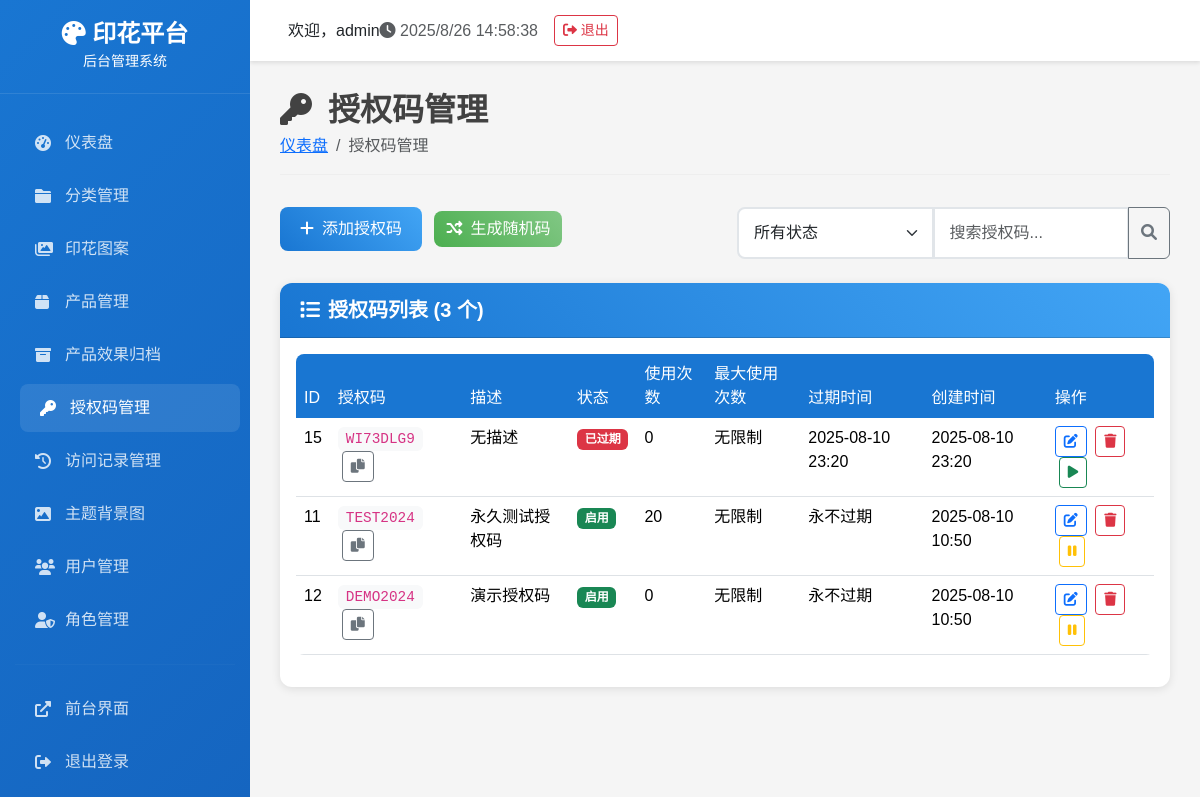
The page /admin/access-codes/ (signed in) on the database as committed earlier.
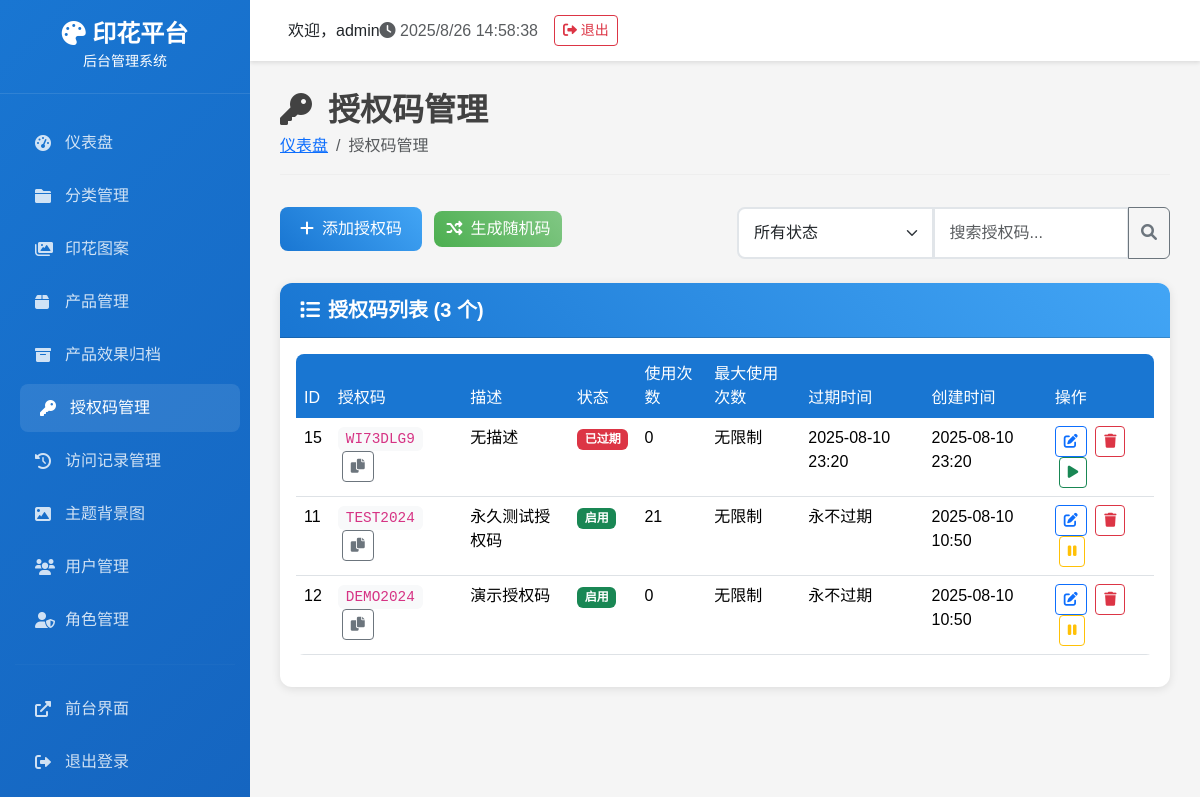
The same page on the database as committed later.
### tables this page shows
CREATE TABLE access_codes (
            id INTEGER PRIMARY KEY AUTOINCREMENT,
            code TEXT NOT NULL UNIQUE,
            description TEXT,
            start_date DATETIME,
            end_date DATETIME,
            is_active BOOLEAN DEFAULT 1,
            created_time DATETIME DEFAULT CURRENT_TIMESTAMP,
            usage_count INTEGER DEFAULT 0
        , expires_at DATETIME, max_uses INTEGER, used_count INTEGER DEFAULT 0);

### routes/admin/admin_access_codes_route.py (the view)
    def decorated_function(*args, **kwargs):
        from flask import session
        if 'admin_user_id' not in session:
            return redirect(url_for('login'))
        return f(*args, **kwargs)

### admin_app.py (called while the page is built)
@app.context_processor
def inject_permissions():
    return {
        'has_menu_permission': PermissionManager.has_menu_permission,
        'has_action_permission': PermissionManager.has_action_permission,
        'get_user_permissions': PermissionManager.get_user_permissions
    }

### backend/database.py (called while the page is built)
def get_db_connection():
    conn = sqlite3.connect(DATABASE_PATH)
    conn.row_factory = sqlite3.Row
    return conn

    @staticmethod
    def execute_query(query: str, params: tuple = ()) -> List[Dict[str, Any]]:
        conn = get_db_connection()
        cursor = conn.cursor()
        cursor.execute(query, params)
        results = [dict(row) for row in cursor.fetchall()]
        conn.close()
        return results

### backend/permissions.py (called while the page is built)
    @staticmethod
    def has_menu_permission(menu_name):
        permissions = PermissionManager.get_user_permissions()
        return permissions.get('menus', {}).get(menu_name, False)

### routes/admin/admin_access_codes_route.py (called while the page is built)
def login_required(f):
    def decorated_function(*args, **kwargs):
        from flask import session
        if 'admin_user_id' not in session:
            return redirect(url_for('login'))
        return f(*args, **kwargs)
    decorated_function.__name__ = f.__name__
    return decorated_function

### templates/admin/access_codes.html (shortened to what this page needs)
{% extends "admin/base.html" %}
{% block content %}
<div class="page-header">
    <h1><i class="fas fa-key me-3"></i>授权码管理</h1>
    <nav aria-label="breadcrumb">
        <ol class="breadcrumb">
            <li class="breadcrumb-item"><a href="{{ url_for('index') }}">仪表盘</a></li>
            <li class="breadcrumb-item active">授权码管理</li>
        </ol>
    </nav>
</div>
<div class="row mb-4">
    <div class="col-md-6">
        <button type="button" class="btn btn-primary" data-bs-toggle="modal" data-bs-target="#addCodeModal">
            <i class="fas fa-plus me-2"></i>添加授权码
        </button>
        <button type="button" class="btn btn-success ms-2" onclick="generateRandomCode()">
            <i class="fas fa-random me-2"></i>生成随机码
        </button>
    </div>
    <div class="col-md-6">
        <div class="input-group">
            <select class="form-select" id="statusFilter">
                <option value="">所有状态</option>
            </select>
            <input type="text" class="form-control" id="searchInput" placeholder="搜索授权码...">
            <button class="btn btn-outline-secondary" type="button">
                <i class="fas fa-search"></i>
            </button>
        </div>
    </div>
</div>
<div class="card">
    <div class="card-header">
        <h5><i class="fas fa-list me-2"></i>授权码列表 ({{ access_codes|length }} 个)</h5>
    </div>
    <div class="card-body">
        {% if access_codes %}
        <div class="table-responsive">
            <table class="table table-hover">
                <thead>
                    <tr>
                        <th>ID</th>
                        <th>授权码</th>
                        <th>描述</th>
                        <th>状态</th>
                        <th>使用次数</th>
                        <th>最大使用次数</th>
                        <th>过期时间</th>
                        <th>创建时间</th>
                        <th>操作</th>
                    </tr>
                </thead>
                <tbody id="codesTable">
                    {% for code in access_codes %}
                    <tr class="code-item" data-code="{{ code.code|lower }}" data-status="{{ code.status }}">
                        <td>{{ code.id }}</td>
                        <td>
                            <code class="bg-light px-2 py-1 rounded">{{ code.code }}</code>
                            <button class="btn btn-sm btn-outline-secondary ms-1" onclick="copyToClipboard('{{ code.code }}')">
                                <i class="fas fa-copy"></i>
                            </button>
                        </td>
                        <td>{{ code.description or '无描述' }}</td>
                        <td>
                            {% if code.status == 'active' %}
                                <span class="badge bg-success">启用</span>
                            {% elif code.status == 'inactive' %}
                                <span class="badge bg-secondary">禁用</span>
                            {% elif code.status == 'expired' %}
                                <span class="badge bg-danger">已过期</span>
                            {% endif %}
                        </td>
                        <td>{{ code.used_count or 0 }}</td>
                        <td>{{ code.max_uses or '无限制' }}</td>
                        <td>
                            {% if code.expires_at %}
                                {{ code.expires_at.strftime('%Y-%m-%d %H:%M') }}
                            {% else %}
                                永不过期
                            {% endif %}
                        </td>
                        <td>
                            {% if code.created_time %}
                                {% if code.created_time is string %}
                                    {{ code.created_time[:16] }}
                                {% else %}
                                    {{ code.created_time.strftime('%Y-%m-%d %H:%M') }}
                                {% endif %}
                            {% else %}
                                未知
                            {% endif %}
                        </td>
                        <td>
                            <button class="btn btn-sm btn-outline-primary" onclick="editCode({{ code.id }})">
                                <i class="fas fa-edit"></i>
                            </button>
                            <button class="btn btn-sm btn-outline-danger ms-1" onclick="deleteCode({{ code.id }})">
                                <i class="fas fa-trash"></i>
                            </button>
                            {% if code.status == 'active' %}
                            <button class="btn btn-sm btn-outline-warning ms-1" onclick="toggleCodeStatus({{ code.id }}, 'inactive')">
                                <i class="fas fa-pause"></i>
                            </button>
                            {% else %}
                            <button class="btn btn-sm btn-outline-success ms-1" onclick="toggleCodeStatus({{ code.id }}, 'active')">
                                <i class="fas fa-play"></i>
                            </button>
                            {% endif %}
                        </td>
                    </tr>
                    {% endfor %}
                </tbody>
            </table>
        </div>
        {% else %}
        <div class="text-center py-5">
            <i class="fas fa-key fa-3x text-muted mb-3"></i>
            <h5 class="text-muted">暂无授权码</h5>
            <p class="text-muted">点击上方"添加授权码"按钮开始创建授权码</p>
        </div>
        {% endif %}
    </div>
</div>
{% endblock %}

### templates/admin/base.html (shortened to what this page needs)
<!DOCTYPE html>
<html lang="zh-CN">
<head>
    <link href="https://cdn.staticfile.net/bootstrap/5.3.2/css/bootstrap.min.css" rel="stylesheet">
    <link href="https://cdnjs.cloudflare.com/ajax/libs/font-awesome/6.0.0/css/all.min.css" rel="stylesheet">
</head>
<body>
    <div class="sidebar">
        <div class="logo">
            <h4><i class="fas fa-palette"></i> 印花平台</h4>
            <small>后台管理系统</small>
        </div>
        <nav class="nav-menu">
            <div class="nav-item">
                <a href="{{ url_for('index') }}" class="nav-link {% if request.endpoint == 'index' %}active{% endif %}">
                    <i class="fas fa-tachometer-alt"></i>
                    <span>仪表盘</span>
                </a>
            </div>
            {% if has_menu_permission('categories') %}
            <div class="nav-item">
                <a href="{{ url_for('admin_categories.categories') }}" class="nav-link {% if request.endpoint == 'admin_categories.categories' %}active{% endif %}">
                    <i class="fas fa-folder"></i>
                    分类管理
                </a>
            </div>
            {% endif %}
            {% if has_menu_permission('patterns') %}
            <div class="nav-item">
                <a href="{{ url_for('admin_patterns.patterns') }}" class="nav-link {% if request.endpoint == 'admin_patterns.patterns' %}active{% endif %}">
                    <i class="fas fa-images"></i>
                    印花图案
                </a>
            </div>
            {% endif %}
            {% if has_menu_permission('products') %}
            <div class="nav-item">
                <a href="{{ url_for('admin_products.products') }}" class="nav-link {% if request.endpoint == 'admin_products.products' %}active{% endif %}">
                    <i class="fas fa-box"></i>
                    产品管理
                </a>
            </div>
            {% endif %}
            {% if has_menu_permission('product_archives') %}
            <div class="nav-item">
                <a href="{{ url_for('admin_product_archives.product_archives') }}" class="nav-link {% if request.endpoint == 'admin_product_archives.product_archives' %}active{% endif %}">
                    <i class="fas fa-archive"></i>
                    产品效果归档
                </a>
            </div>
            {% endif %}
            {% if has_menu_permission('access_codes') %}
            <div class="nav-item">
                <a href="{{ url_for('admin_access_codes.access_codes') }}" class="nav-link {% if request.endpoint == 'admin_access_codes.access_codes' %}active{% endif %}">
                    <i class="fas fa-key"></i>
                    <span>授权码管理</span>
                </a>
            </div>
            {% endif %}
            {% if has_menu_permission('access_logs') %}
            <div class="nav-item">
                <a href="{{ url_for('admin_access_logs.access_logs') }}" class="nav-link {% if request.endpoint == 'admin_access_logs.access_logs' %}active{% endif %}">
                    <i class="fas fa-history"></i>
                    访问记录管理
                </a>
            </div>
            {% endif %}
            {% if has_menu_permission('theme_backgrounds') %}
            <div class="nav-item">
                <a href="{{ url_for('admin_theme_backgrounds.theme_backgrounds') }}" class="nav-link {% if request.endpoint == 'admin_theme_backgrounds.theme_backgrounds' %}active{% endif %}">
                    <i class="fas fa-image"></i>
                    <span>主题背景图</span>
                </a>
            </div>
            {% endif %}
            {% if has_menu_permission('users') %}
            <div class="nav-item">
                <a href="{{ url_for('admin_users.users') }}" class="nav-link {% if request.endpoint == 'admin_users.users' %}active{% endif %}">
                    <i class="fas fa-users"></i>
                    用户管理
                </a>
            </div>
            {% endif %}
            {% if has_menu_permission('roles') %}
            <div class="nav-item">
                <a href="{{ url_for('admin_roles.roles_list') }}" class="nav-link {% if request.endpoint == 'admin_roles.roles_list' %}active{% endif %}">
                    <i class="fas fa-user-shield"></i>
                    角色管理
                </a>
            </div>
            {% endif %}
            <hr style="border-color: rgba(255,255,255,0.1); margin: 20px 15px;">
            <div class="nav-item">
                <a href="http://localhost:5000" class="nav-link" target="_blank">
                    <i class="fas fa-external-link-alt"></i>
                    <span>前台界面</span>
                </a>
            </div>
            <div class="nav-item">
                <a href="{{ url_for('logout') }}" class="nav-link">
                    <i class="fas fa-sign-out-alt"></i>
                    <span>退出登录</span>
                </a>
            </div>
        </nav>
    </div>
    <div class="main-content">
        <div class="top-navbar">
            <div class="d-flex align-items-center">
                <span class="ms-2">欢迎，{{ session.admin_username or 'Admin' }}</span>
            </div>
            <div class="d-flex align-items-center">
                <span class="text-muted me-3">
                    <i class="fas fa-clock"></i>
                    <span id="current-time"></span>
                </span>
                <a href="{{ url_for('logout') }}" class="btn btn-outline-danger btn-sm">
                    <i class="fas fa-sign-out-alt"></i> 退出
                </a>
            </div>
        </div>
        <div class="content-area">
            {% block content %}{% endblock %}
        </div>
    </div>
</body>
</html>

### templates/admin/base.html (style rules this page uses)
:root { --primary-color: #1976d2; --secondary-color: #424242; --success-color: #4caf50; --warning-color: #ff9800; --danger-color: #f44336; --sidebar-width: 250px; }
body { font-family: 'Microsoft YaHei', Arial, sans-serif; background-color: #f5f5f5; }
.sidebar { position: fixed; top: 0; left: 0; height: 100vh; width: var(--sidebar-width); background: linear-gradient(135deg, var(--primary-color), #1565c0); color: white; z-index: 1000; overflow-y: auto; }
.sidebar .logo { padding: 20px; text-align: center; border-bottom: 1px solid rgba(255,255,255,0.1); }
.sidebar .logo h4 { margin: 0; font-weight: 600; }
.sidebar .nav-menu { padding: 20px 0; }
.sidebar .nav-item { margin: 5px 15px; }
.sidebar .nav-link { color: rgba(255,255,255,0.8); padding: 12px 20px; border-radius: 8px; text-decoration: none; display: flex; align-items: center; transition: all 0.3s ease; }
.sidebar .nav-link:hover, .sidebar .nav-link.active { background: rgba(255,255,255,0.1); color: white; transform: translateX(5px); }
.sidebar .nav-link i { width: 20px; margin-right: 10px; }
.main-content { margin-left: var(--sidebar-width); min-height: 100vh; }
.top-navbar { background: white; padding: 15px 30px; box-shadow: 0 2px 4px rgba(0,0,0,0.1); display: flex; justify-content: between; align-items: center; }
.content-area { padding: 30px; }
.page-header { margin-bottom: 30px; }
.page-header h1 { color: var(--secondary-color); font-size: 2rem; font-weight: 600; margin: 0; }
.page-header .breadcrumb { background: none; padding: 0; margin: 5px 0 0 0; }
.card { border: none; border-radius: 12px; box-shadow: 0 2px 10px rgba(0,0,0,0.1); margin-bottom: 20px; }
.card-header { background: linear-gradient(45deg, var(--primary-color), #42a5f5); color: white; border-radius: 12px 12px 0 0 !important; padding: 15px 20px; }
.card-header h5 { margin: 0; font-weight: 600; }
.btn-primary { background: linear-gradient(45deg, var(--primary-color), #42a5f5); border: none; border-radius: 8px; padding: 10px 20px; font-weight: 500; }
.btn-success { background: linear-gradient(45deg, var(--success-color), #81c784); border: none; border-radius: 8px; }
.table { border-radius: 8px; overflow: hidden; }
.table thead th { background: var(--primary-color); color: white; border: none; font-weight: 500; }
.form-control, .form-select { border-radius: 8px; border: 2px solid #e1e5e9; padding: 12px 15px; }

### templates/admin/access_codes.html (style rules this page uses)
.page-header { margin-bottom: 2rem; padding-bottom: 1rem; border-bottom: 1px solid #eee; }
.table th { background-color: #f8f9fa; border-top: none; font-weight: 600; }
.code-item { transition: all 0.2s ease; }
.badge { font-size: 0.75rem; }
code { font-family: 'Courier New', monospace; font-size: 0.9rem; }

Rows that differ between the two databases and show on the page:
changed access_codes "永久测试授权码": used_count "20" → "21"
